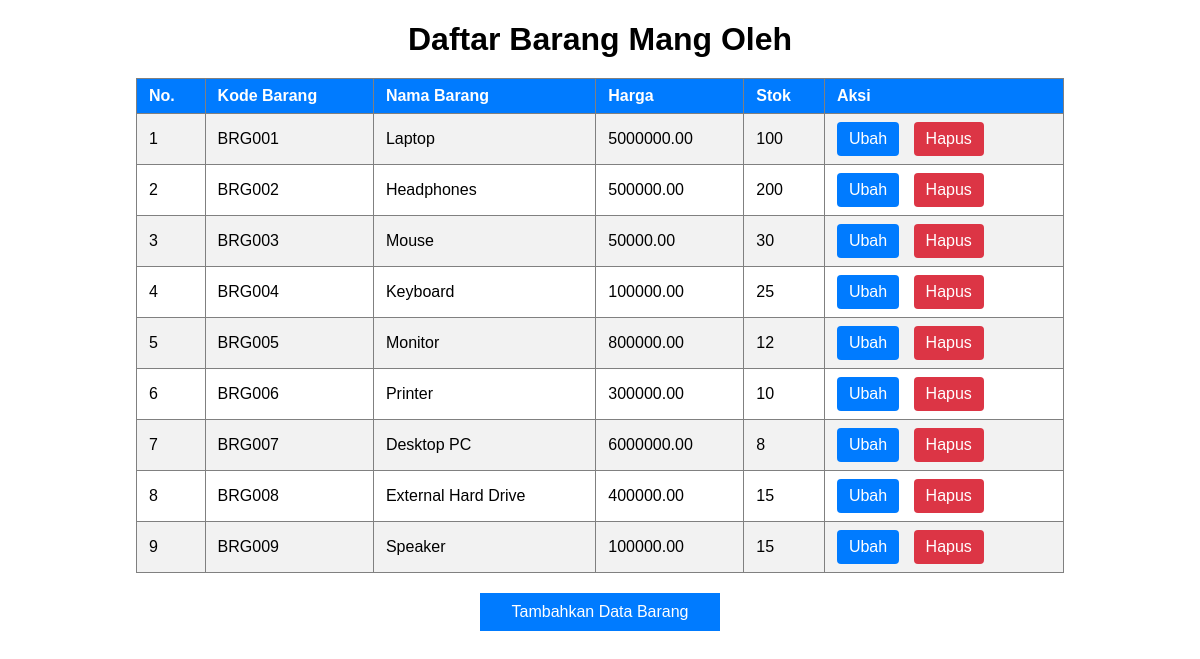
The page / on the database its author committed.
### tables this page shows
CREATE TABLE `barang` (
  `kode_barang` varchar(10) NOT NULL,
  `nama_barang` varchar(100) NOT NULL,
  `harga` decimal(10,2) NOT NULL,
  `stok` int(11) NOT NULL
);

### functions.php (called while the page is built, shortened)
<?php
$conn = mysqli_connect("localhost", "root", "", "tugaswad");
function query($query){
    global $conn;
    $result = mysqli_query($conn, $query);
    $rows = [];
    while( $row = mysqli_fetch_assoc($result)){
        $rows[]= $row;
    }
    return $rows;
}
?>

### Index.php (the view, shortened to what this page needs)
<?php
require 'functions.php';
$barang = query("SELECT * FROM barang");
?>
<!DOCTYPE html>
<html>
    <head>
        <link rel="stylesheet" href="styles.css">
    </head>
    <body>
    <h1>Daftar Barang Mang Oleh</h1>
        <table border="1" cellpadding="10" cellspacing="0">
            <tr>
                <th>No.</th>
                <th>Kode Barang</th>
                <th>Nama Barang</th>
                <th>Harga</th>
                <th>Stok</th>
                <th>Aksi</th>
            </tr>
            <?php $i = 1; ?>
            <?php foreach ($barang as $row): ?>
            <tr>
                <td><?= $i ?> </td>
                <td><?=$row ["kode_barang"];?> </td>
                <td><?=$row ["nama_barang"];?> </td>
                <td><?=$row ["harga"];?> </td>
                <td><?=$row ["stok"];?> </td>
                <td class="actions">
                    <a href="ubah.php?kode_barang=<?=$row["kode_barang"]; ?>" class="action-button edit" onclick="return confirm('Apakah Anda Yakin Ingin Mengubah Data?');">Ubah</a>
                    <a href="hapus.php?kode_barang=<?=$row["kode_barang"]; ?>" class="action-button delete" onclick="return confirm('Apakah Anda Yakin Ingin Menghapus Data?');">Hapus</a>
                </td>
            </tr>
            <?php $i++; ?>
            <?php endforeach; ?>
            </table>
            <a href="form.php" class="add-button">Tambahkan Data Barang</a>
    <br><br>
</body>
</html>

### styles.css (style rules this page uses)
body { font-family: Arial, sans-serif; text-align: center; margin: 20px; }
h1 { text-align: center; margin-bottom: 20px; }
table { width: 80%; margin: 0 auto; border-collapse: collapse; }
th, td { padding: 8px 12px; text-align: left; }
th { background-color: #007bff; color: #fff; }
tr:nth-child(even) { background-color: #f2f2f2; }
.actions a { text-decoration: none; color: #007bff; margin-right: 5px; }
.add-button { display: block; margin: 20px auto; padding: 10px 20px; max-width: 200px; background-color: #007bff; color: #fff; border: none; cursor: pointer; text-decoration: none; }
.action-button { display: inline-block; padding: 8px 12px; text-decoration: none; border-radius: 4px; cursor: pointer; }
.action-button.edit { background-color: #007bff; color: #fff; }
.action-button.delete { background-color: #dc3545; margin-left: 5px; color: #fff; }

### rows shown on the page
barang: kode_barang "BRG001", nama_barang "Laptop", harga "5000000.00", stok "100"
barang: kode_barang "BRG002", nama_barang "Headphones", harga "500000.00", stok "200"
barang: kode_barang "BRG003", nama_barang "Mouse", harga "50000.00", stok "30"
barang: kode_barang "BRG004", nama_barang "Keyboard", harga "100000.00", stok "25"
barang: kode_barang "BRG005", nama_barang "Monitor", harga "800000.00", stok "12"
barang: kode_barang "BRG006", nama_barang "Printer", harga "300000.00", stok "10"
barang: kode_barang "BRG007", nama_barang "Desktop PC", harga "6000000.00", stok "8"
barang: kode_barang "BRG008", nama_barang "External Hard Drive", harga "400000.00", stok "15"
barang: kode_barang "BRG009", nama_barang "Speaker", harga "100000.00", stok "15"
